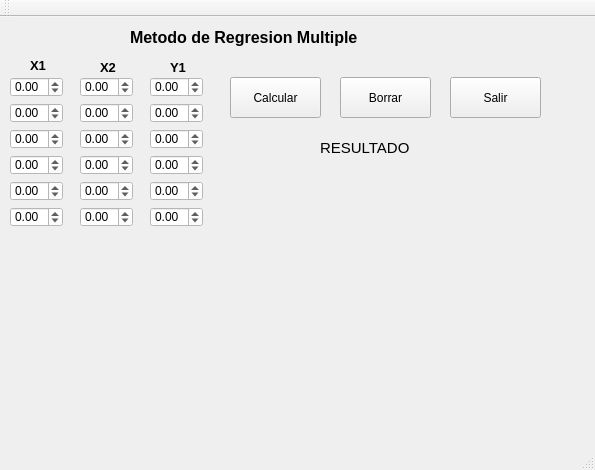
<?xml version="1.0" encoding="UTF-8"?>
<ui version="4.0">
 <class>rmultiple</class>
 <widget class="QMainWindow" name="rmultiple">
  <property name="geometry">
   <rect>
    <x>0</x>
    <y>0</y>
    <width>595</width>
    <height>470</height>
   </rect>
  </property>
  <property name="windowTitle">
   <string>rmultiple</string>
  </property>
  <widget class="QWidget" name="centralWidget">
   <widget class="QDoubleSpinBox" name="y5">
    <property name="geometry">
     <rect>
      <x>150</x>
      <y>164</y>
      <width>53</width>
      <height>20</height>
     </rect>
    </property>
    <property name="styleSheet">
     <string notr="true">background-color: rgb(255, 255, 255);</string>
    </property>
    <property name="minimum">
     <double>-99.000000000000000</double>
    </property>
    <property name="singleStep">
     <double>0.500000000000000</double>
    </property>
   </widget>
   <widget class="QLabel" name="Resultado">
    <property name="geometry">
     <rect>
      <x>220</x>
      <y>140</y>
      <width>361</width>
      <height>141</height>
     </rect>
    </property>
    <property name="styleSheet">
     <string notr="true">font: 75 10pt &quot;MS Shell Dlg 2&quot;;
color: rgb(255, 0, 0);</string>
    </property>
    <property name="text">
     <string/>
    </property>
   </widget>
   <widget class="QLabel" name="label_2">
    <property name="geometry">
     <rect>
      <x>170</x>
      <y>40</y>
      <width>21</width>
      <height>21</height>
     </rect>
    </property>
    <property name="font">
     <font>
      <pointsize>10</pointsize>
      <weight>75</weight>
      <bold>true</bold>
     </font>
    </property>
    <property name="text">
     <string>Y1</string>
    </property>
   </widget>
   <widget class="QDoubleSpinBox" name="y4">
    <property name="geometry">
     <rect>
      <x>150</x>
      <y>138</y>
      <width>53</width>
      <height>20</height>
     </rect>
    </property>
    <property name="styleSheet">
     <string notr="true">background-color: rgb(255, 255, 255);</string>
    </property>
    <property name="minimum">
     <double>-99.000000000000000</double>
    </property>
    <property name="singleStep">
     <double>0.500000000000000</double>
    </property>
   </widget>
   <widget class="QPushButton" name="calcular">
    <property name="geometry">
     <rect>
      <x>230</x>
      <y>60</y>
      <width>91</width>
      <height>41</height>
     </rect>
    </property>
    <property name="text">
     <string>Calcular</string>
    </property>
   </widget>
   <widget class="QDoubleSpinBox" name="y6">
    <property name="geometry">
     <rect>
      <x>150</x>
      <y>190</y>
      <width>53</width>
      <height>20</height>
     </rect>
    </property>
    <property name="styleSheet">
     <string notr="true">background-color: rgb(255, 255, 255);</string>
    </property>
    <property name="minimum">
     <double>-99.000000000000000</double>
    </property>
    <property name="singleStep">
     <double>0.500000000000000</double>
    </property>
   </widget>
   <widget class="QPushButton" name="borrar">
    <property name="geometry">
     <rect>
      <x>340</x>
      <y>60</y>
      <width>91</width>
      <height>41</height>
     </rect>
    </property>
    <property name="text">
     <string>Borrar</string>
    </property>
   </widget>
   <widget class="QDoubleSpinBox" name="y1">
    <property name="geometry">
     <rect>
      <x>150</x>
      <y>60</y>
      <width>53</width>
      <height>20</height>
     </rect>
    </property>
    <property name="styleSheet">
     <string notr="true">background-color: rgb(255, 255, 255);</string>
    </property>
    <property name="minimum">
     <double>-99.000000000000000</double>
    </property>
    <property name="singleStep">
     <double>0.500000000000000</double>
    </property>
   </widget>
   <widget class="QDoubleSpinBox" name="y3">
    <property name="geometry">
     <rect>
      <x>150</x>
      <y>112</y>
      <width>53</width>
      <height>20</height>
     </rect>
    </property>
    <property name="styleSheet">
     <string notr="true">background-color: rgb(255, 255, 255);</string>
    </property>
    <property name="minimum">
     <double>-99.000000000000000</double>
    </property>
    <property name="singleStep">
     <double>0.500000000000000</double>
    </property>
   </widget>
   <widget class="QPushButton" name="SALIR">
    <property name="geometry">
     <rect>
      <x>450</x>
      <y>60</y>
      <width>91</width>
      <height>41</height>
     </rect>
    </property>
    <property name="text">
     <string>Salir</string>
    </property>
   </widget>
   <widget class="QLabel" name="label_3">
    <property name="geometry">
     <rect>
      <x>320</x>
      <y>120</y>
      <width>91</width>
      <height>21</height>
     </rect>
    </property>
    <property name="font">
     <font>
      <family>MS Shell Dlg 2</family>
      <pointsize>11</pointsize>
      <weight>50</weight>
      <italic>false</italic>
      <bold>false</bold>
     </font>
    </property>
    <property name="styleSheet">
     <string notr="true"/>
    </property>
    <property name="text">
     <string>RESULTADO</string>
    </property>
   </widget>
   <widget class="QLabel" name="label_4">
    <property name="geometry">
     <rect>
      <x>130</x>
      <y>10</y>
      <width>281</width>
      <height>21</height>
     </rect>
    </property>
    <property name="styleSheet">
     <string notr="true"/>
    </property>
    <property name="text">
     <string>&lt;html&gt;&lt;head/&gt;&lt;body&gt;&lt;p&gt;&lt;span style=&quot; font-size:12pt; font-weight:600;&quot;&gt;Metodo de Regresion Multiple&lt;/span&gt;&lt;/p&gt;&lt;/body&gt;&lt;/html&gt;</string>
    </property>
   </widget>
   <widget class="QLabel" name="label">
    <property name="geometry">
     <rect>
      <x>30</x>
      <y>40</y>
      <width>21</width>
      <height>16</height>
     </rect>
    </property>
    <property name="font">
     <font>
      <pointsize>10</pointsize>
      <weight>75</weight>
      <bold>true</bold>
     </font>
    </property>
    <property name="text">
     <string>X1</string>
    </property>
   </widget>
   <widget class="QDoubleSpinBox" name="y2">
    <property name="geometry">
     <rect>
      <x>150</x>
      <y>86</y>
      <width>53</width>
      <height>20</height>
     </rect>
    </property>
    <property name="styleSheet">
     <string notr="true">background-color: rgb(255, 255, 255);</string>
    </property>
    <property name="minimum">
     <double>-99.000000000000000</double>
    </property>
    <property name="singleStep">
     <double>0.500000000000000</double>
    </property>
   </widget>
   <widget class="QLabel" name="label_5">
    <property name="geometry">
     <rect>
      <x>100</x>
      <y>40</y>
      <width>21</width>
      <height>21</height>
     </rect>
    </property>
    <property name="font">
     <font>
      <pointsize>10</pointsize>
      <weight>75</weight>
      <bold>true</bold>
     </font>
    </property>
    <property name="text">
     <string>X2</string>
    </property>
   </widget>
   <widget class="QDoubleSpinBox" name="x2">
    <property name="geometry">
     <rect>
      <x>10</x>
      <y>86</y>
      <width>53</width>
      <height>20</height>
     </rect>
    </property>
    <property name="styleSheet">
     <string notr="true">background-color: rgb(255, 255, 255);</string>
    </property>
    <property name="minimum">
     <double>-99.000000000000000</double>
    </property>
    <property name="singleStep">
     <double>0.500000000000000</double>
    </property>
   </widget>
   <widget class="QDoubleSpinBox" name="x1">
    <property name="geometry">
     <rect>
      <x>10</x>
      <y>60</y>
      <width>53</width>
      <height>20</height>
     </rect>
    </property>
    <property name="styleSheet">
     <string notr="true">background-color: rgb(255, 255, 255);</string>
    </property>
    <property name="minimum">
     <double>-99.000000000000000</double>
    </property>
    <property name="singleStep">
     <double>0.500000000000000</double>
    </property>
   </widget>
   <widget class="QDoubleSpinBox" name="x3">
    <property name="geometry">
     <rect>
      <x>10</x>
      <y>112</y>
      <width>53</width>
      <height>20</height>
     </rect>
    </property>
    <property name="styleSheet">
     <string notr="true">background-color: rgb(255, 255, 255);</string>
    </property>
    <property name="minimum">
     <double>-99.000000000000000</double>
    </property>
    <property name="singleStep">
     <double>0.500000000000000</double>
    </property>
   </widget>
   <widget class="QDoubleSpinBox" name="x5">
    <property name="geometry">
     <rect>
      <x>10</x>
      <y>164</y>
      <width>53</width>
      <height>20</height>
     </rect>
    </property>
    <property name="styleSheet">
     <string notr="true">background-color: rgb(255, 255, 255);</string>
    </property>
    <property name="minimum">
     <double>-99.000000000000000</double>
    </property>
    <property name="singleStep">
     <double>0.500000000000000</double>
    </property>
   </widget>
   <widget class="QDoubleSpinBox" name="x4">
    <property name="geometry">
     <rect>
      <x>10</x>
      <y>138</y>
      <width>53</width>
      <height>20</height>
     </rect>
    </property>
    <property name="styleSheet">
     <string notr="true">background-color: rgb(255, 255, 255);</string>
    </property>
    <property name="minimum">
     <double>-99.000000000000000</double>
    </property>
    <property name="singleStep">
     <double>0.500000000000000</double>
    </property>
   </widget>
   <widget class="QDoubleSpinBox" name="x6">
    <property name="geometry">
     <rect>
      <x>10</x>
      <y>190</y>
      <width>53</width>
      <height>20</height>
     </rect>
    </property>
    <property name="styleSheet">
     <string notr="true">background-color: rgb(255, 255, 255);</string>
    </property>
    <property name="minimum">
     <double>-99.000000000000000</double>
    </property>
    <property name="singleStep">
     <double>0.500000000000000</double>
    </property>
   </widget>
   <widget class="QDoubleSpinBox" name="x12">
    <property name="geometry">
     <rect>
      <x>80</x>
      <y>86</y>
      <width>53</width>
      <height>20</height>
     </rect>
    </property>
    <property name="styleSheet">
     <string notr="true">background-color: rgb(255, 255, 255);</string>
    </property>
    <property name="minimum">
     <double>-99.000000000000000</double>
    </property>
    <property name="singleStep">
     <double>0.500000000000000</double>
    </property>
   </widget>
   <widget class="QDoubleSpinBox" name="x11">
    <property name="geometry">
     <rect>
      <x>80</x>
      <y>60</y>
      <width>53</width>
      <height>20</height>
     </rect>
    </property>
    <property name="styleSheet">
     <string notr="true">background-color: rgb(255, 255, 255);</string>
    </property>
    <property name="minimum">
     <double>-99.000000000000000</double>
    </property>
    <property name="singleStep">
     <double>0.500000000000000</double>
    </property>
   </widget>
   <widget class="QDoubleSpinBox" name="x13">
    <property name="geometry">
     <rect>
      <x>80</x>
      <y>112</y>
      <width>53</width>
      <height>20</height>
     </rect>
    </property>
    <property name="styleSheet">
     <string notr="true">background-color: rgb(255, 255, 255);</string>
    </property>
    <property name="minimum">
     <double>-99.000000000000000</double>
    </property>
    <property name="singleStep">
     <double>0.500000000000000</double>
    </property>
   </widget>
   <widget class="QDoubleSpinBox" name="x15">
    <property name="geometry">
     <rect>
      <x>80</x>
      <y>164</y>
      <width>53</width>
      <height>20</height>
     </rect>
    </property>
    <property name="styleSheet">
     <string notr="true">background-color: rgb(255, 255, 255);</string>
    </property>
    <property name="minimum">
     <double>-99.000000000000000</double>
    </property>
    <property name="singleStep">
     <double>0.500000000000000</double>
    </property>
   </widget>
   <widget class="QDoubleSpinBox" name="x14">
    <property name="geometry">
     <rect>
      <x>80</x>
      <y>138</y>
      <width>53</width>
      <height>20</height>
     </rect>
    </property>
    <property name="styleSheet">
     <string notr="true">background-color: rgb(255, 255, 255);</string>
    </property>
    <property name="minimum">
     <double>-99.000000000000000</double>
    </property>
    <property name="singleStep">
     <double>0.500000000000000</double>
    </property>
   </widget>
   <widget class="QDoubleSpinBox" name="x16">
    <property name="geometry">
     <rect>
      <x>80</x>
      <y>190</y>
      <width>53</width>
      <height>20</height>
     </rect>
    </property>
    <property name="styleSheet">
     <string notr="true">background-color: rgb(255, 255, 255);</string>
    </property>
    <property name="minimum">
     <double>-99.000000000000000</double>
    </property>
    <property name="singleStep">
     <double>0.500000000000000</double>
    </property>
   </widget>
  </widget>
  <widget class="QToolBar" name="mainToolBar">
   <attribute name="toolBarArea">
    <enum>TopToolBarArea</enum>
   </attribute>
   <attribute name="toolBarBreak">
    <bool>false</bool>
   </attribute>
  </widget>
  <widget class="QStatusBar" name="statusBar"/>
 </widget>
 <layoutdefault spacing="6" margin="11"/>
 <resources/>
 <connections/>
</ui>
